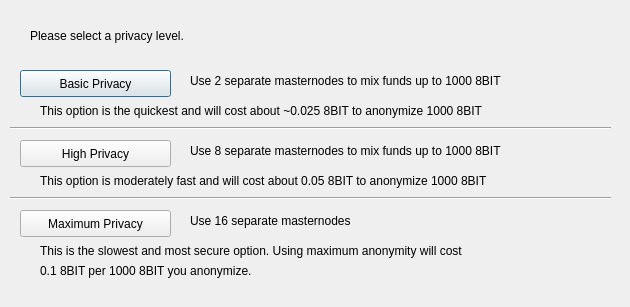
<?xml version="1.0" encoding="UTF-8"?>
<ui version="4.0">
 <class>DarksendConfig</class>
 <widget class="QDialog" name="DarksendConfig">
  <property name="geometry">
   <rect>
    <x>0</x>
    <y>0</y>
    <width>630</width>
    <height>307</height>
   </rect>
  </property>
  <property name="windowTitle">
   <string>Configure Darksend</string>
  </property>
  <widget class="QPushButton" name="buttonBasic">
   <property name="geometry">
    <rect>
     <x>20</x>
     <y>70</y>
     <width>151</width>
     <height>27</height>
    </rect>
   </property>
   <property name="text">
    <string>Basic Privacy</string>
   </property>
  </widget>
  <widget class="QPushButton" name="buttonHigh">
   <property name="geometry">
    <rect>
     <x>20</x>
     <y>140</y>
     <width>151</width>
     <height>27</height>
    </rect>
   </property>
   <property name="text">
    <string>High Privacy</string>
   </property>
  </widget>
  <widget class="QPushButton" name="buttonMax">
   <property name="geometry">
    <rect>
     <x>20</x>
     <y>210</y>
     <width>151</width>
     <height>27</height>
    </rect>
   </property>
   <property name="text">
    <string>Maximum Privacy</string>
   </property>
  </widget>
  <widget class="QLabel" name="label">
   <property name="geometry">
    <rect>
     <x>30</x>
     <y>20</y>
     <width>571</width>
     <height>31</height>
    </rect>
   </property>
   <property name="text">
    <string>Please select a privacy level.</string>
   </property>
  </widget>
  <widget class="QLabel" name="label_2">
   <property name="geometry">
    <rect>
     <x>190</x>
     <y>70</y>
     <width>421</width>
     <height>21</height>
    </rect>
   </property>
   <property name="text">
    <string>Use 2 separate masternodes to mix funds up to 1000 8BIT</string>
   </property>
  </widget>
  <widget class="QLabel" name="label_3">
   <property name="geometry">
    <rect>
     <x>190</x>
     <y>140</y>
     <width>411</width>
     <height>21</height>
    </rect>
   </property>
   <property name="text">
    <string>Use 8 separate masternodes to mix funds up to 1000 8BIT</string>
   </property>
  </widget>
  <widget class="QLabel" name="label_4">
   <property name="geometry">
    <rect>
     <x>190</x>
     <y>210</y>
     <width>421</width>
     <height>21</height>
    </rect>
   </property>
   <property name="text">
    <string>Use 16 separate masternodes</string>
   </property>
  </widget>
  <widget class="QLabel" name="label_6">
   <property name="geometry">
    <rect>
     <x>40</x>
     <y>100</y>
     <width>561</width>
     <height>21</height>
    </rect>
   </property>
   <property name="text">
    <string>This option is the quickest and will cost about ~0.025 8BIT to anonymize 1000 8BIT</string>
   </property>
  </widget>
  <widget class="QLabel" name="label_7">
   <property name="geometry">
    <rect>
     <x>40</x>
     <y>170</y>
     <width>561</width>
     <height>21</height>
    </rect>
   </property>
   <property name="text">
    <string>This option is moderately fast and will cost about 0.05 8BIT to anonymize 1000 8BIT</string>
   </property>
  </widget>
  <widget class="QLabel" name="label_8">
   <property name="geometry">
    <rect>
     <x>40</x>
     <y>240</y>
     <width>561</width>
     <height>21</height>
    </rect>
   </property>
   <property name="text">
    <string>This is the slowest and most secure option. Using maximum anonymity will cost</string>
   </property>
  </widget>
  <widget class="QLabel" name="label_9">
   <property name="geometry">
    <rect>
     <x>40</x>
     <y>260</y>
     <width>561</width>
     <height>21</height>
    </rect>
   </property>
   <property name="text">
    <string>0.1 8BIT per 1000 8BIT you anonymize.</string>
   </property>
  </widget>
  <widget class="Line" name="line">
   <property name="geometry">
    <rect>
     <x>10</x>
     <y>120</y>
     <width>601</width>
     <height>16</height>
    </rect>
   </property>
   <property name="orientation">
    <enum>Qt::Horizontal</enum>
   </property>
  </widget>
  <widget class="Line" name="line_2">
   <property name="geometry">
    <rect>
     <x>10</x>
     <y>190</y>
     <width>601</width>
     <height>16</height>
    </rect>
   </property>
   <property name="orientation">
    <enum>Qt::Horizontal</enum>
   </property>
  </widget>
 </widget>
 <resources/>
 <connections/>
</ui>
